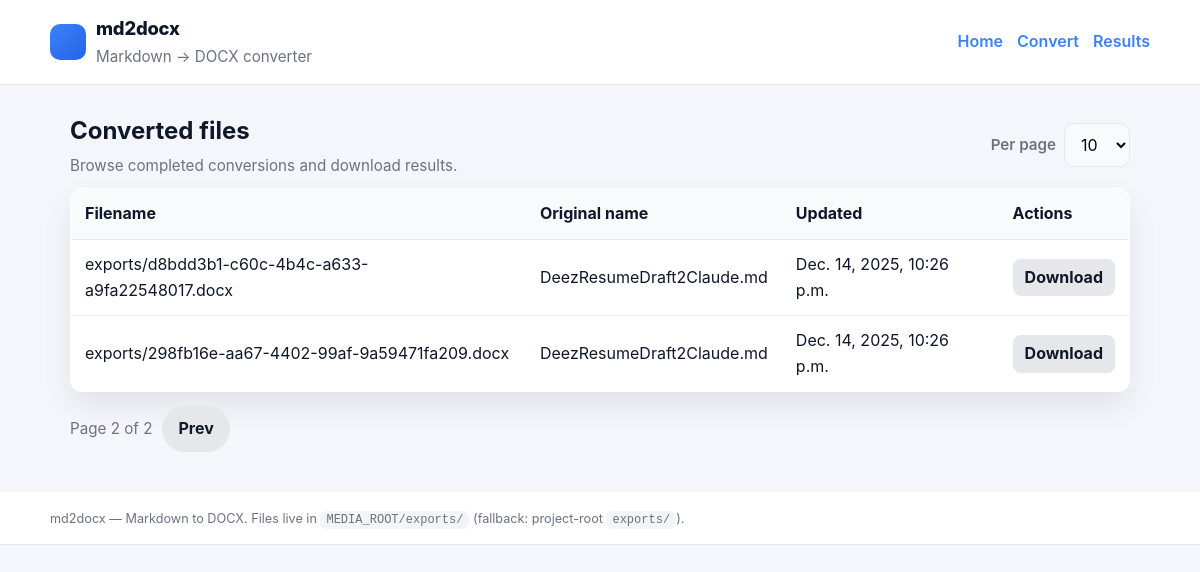
The page /md2docx/list/?page=2&per_page=10 on the database its author committed.
### md2docx/models.py (models this page shows, shortened)
class ConversionTask(models.Model):
	STATUS_PENDING = 'pending'
	STATUS_PROCESSING = 'processing'
	STATUS_DONE = 'done'
	STATUS_FAILED = 'failed'
	STATUS_CHOICES = [
		(STATUS_PENDING, 'Pending'),
		(STATUS_PROCESSING, 'Processing'),
		(STATUS_DONE, 'Done'),
		(STATUS_FAILED, 'Failed'),
	]
	id = models.UUIDField(primary_key=True, default=uuid.uuid4, editable=False)
	input_markdown = models.TextField(blank=True)
	status = models.CharField(max_length=20, choices=STATUS_CHOICES, default=STATUS_PENDING)
	result_file = models.FileField(upload_to='exports/', null=True, blank=True)
	error_message = models.TextField(blank=True)
	original_filename = models.CharField(max_length=255, blank=True)
	progress = models.IntegerField(default=0)
	created_at = models.DateTimeField(auto_now_add=True)
	updated_at = models.DateTimeField(auto_now=True)

### md2docx/views_list_and_api.py (the view)
# urls.py: path("list/", views.list_conversions, name="list"),
def list_conversions(request):
    per_page = int(request.GET.get('per_page', 10))
    if per_page not in (10, 25, 50):
        per_page = 10
    page = int(request.GET.get('page', 1))
    qs = ConversionTask.objects.filter(status=ConversionTask.STATUS_DONE).order_by('-updated_at')
    paginator = Paginator(qs, per_page)
    page_obj = paginator.get_page(page)
    return render(request, 'md2docx/list.html', {'page_obj': page_obj, 'per_page': per_page})

### md2docx/templates/md2docx/list.html (shortened to what this page needs)
{% extends "md2docx/base.html" %}
{% block content %}
  <div class="flex-between" style="gap:12px; margin-bottom:10px;">
    <div>
      <h2 style="margin:0 0 4px;">Converted files</h2>
      <p class="muted" style="margin:0;">Browse completed conversions and download results.</p>
    </div>
    <form method="get" style="display:flex; align-items:center; gap:8px;">
      <label class="muted" style="margin:0;">Per page</label>
      <select name="per_page" onchange="this.form.submit()" style="width:auto;">
        <option value="10" {% if per_page == 10 %}selected{% endif %}>10</option>
      </select>
    </form>
  </div>
  <table class="table">
    <thead>
      <tr>
        <th>Filename</th>
        <th>Original name</th>
        <th>Updated</th>
        <th>Actions</th>
      </tr>
    </thead>
    <tbody>
      {% for task in page_obj.object_list %}
      <tr>
        <td>{{ task.result_file.name|default:"(none)" }}</td>
        <td>{{ task.original_filename|default:"(uploaded)" }}</td>
        <td>{{ task.updated_at }}</td>
        <td>
          <a class="btn btn-secondary" style="padding:6px 12px; border-radius:8px;" href="{% url 'md2docx:download' task.id %}">Download</a>
        </td>
      </tr>
      {% empty %}
      <tr><td colspan="4" class="muted" style="text-align:center; padding:16px;">No converted files found.</td></tr>
      {% endfor %}
    </tbody>
  </table>
  <div class="pagination">
    <span class="muted">Page {{ page_obj.number }} of {{ page_obj.paginator.num_pages }}</span>
    {% if page_obj.has_previous %}
      <a class="btn btn-secondary" href="?page={{ page_obj.previous_page_number }}&per_page={{ per_page }}">Prev</a>
    {% endif %}
  </div>
{% endblock %}

### md2docx/templates/md2docx/base.html (style rules this page uses)
:root { --bg: #f4f6fb; --surface: #ffffff; --primary: #3b82f6; --primary-dark: #2563eb; --muted: #6b7280; --border: #e5e7eb; --radius: 12px; --shadow: 0 14px 30px rgba(0,0,0,0.08); }
* { box-sizing: border-box; }
body { margin: 0; padding: 0; font-family: "Inter", system-ui, -apple-system, "Segoe UI", Roboto, "Helvetica Neue", Arial, sans-serif; background: var(--bg); color: #0f172a; line-height: 1.6; }
a { color: var(--primary); text-decoration: none; }
.flex-between { display: flex; align-items: center; justify-content: space-between; gap: 16px; flex-wrap: wrap; }
.muted { color: var(--muted); font-size: 0.95rem; }
label { font-weight: 600; display: block; margin-bottom: 6px; }
input[type="text"], input[type="file"], textarea, select { width: 100%; font: inherit; padding: 10px 12px; border-radius: 10px; border: 1px solid var(--border); background: #f9fafb; }
.btn { display: inline-flex; align-items: center; gap: 8px; border: none; border-radius: 999px; padding: 10px 16px; font-weight: 700; cursor: pointer; transition: transform 80ms ease, box-shadow 120ms ease; }
.btn-secondary { background: #e5e7eb; color: #111827; }
.table { width:100%; border-collapse: collapse; background: var(--surface); border:1px solid var(--border); border-radius: var(--radius); overflow:hidden; box-shadow: var(--shadow); }
.table th, .table td { padding: 12px 14px; text-align: left; }
.table thead { background:#f8fafc; border-bottom:1px solid var(--border); }
.table tr + tr { border-top:1px solid var(--border); }
.pagination { display:flex; gap:10px; align-items:center; margin-top:14px; }

### rows shown on the page
ConversionTask: result_file.name "exports/d8bdd3b1-c60c-4b4c-a633-a9fa22548017.docx", original_filename "DeezResumeDraft2Claude.md", updated_at "Dec. 14, 2025, 10:26 p.m."
ConversionTask: result_file.name "exports/298fb16e-aa67-4402-99af-9a59471fa209.docx", original_filename "DeezResumeDraft2Claude.md", updated_at "Dec. 14, 2025, 10:26 p.m."

### other values the page prints
{{ page_obj.number }} "2"
{{ page_obj.paginator.num_pages }} "2"
